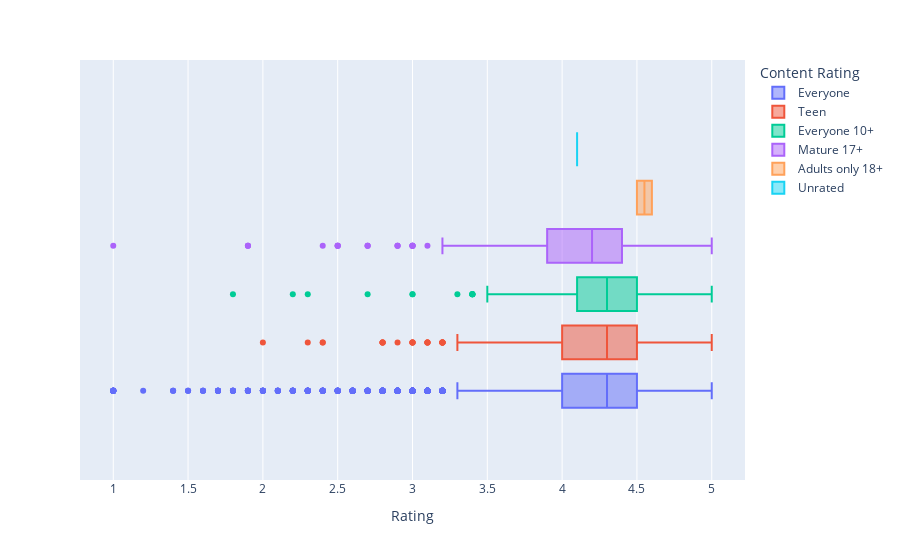

This figure's notebook cell:
### Code cell
px.box(DATA, x = DATA['Rating'], color = DATA['Content Rating'])

### Figure 1 — Plotly figure (JSON) as saved in the notebook; plotly's stock layout.template omitted (floating-point values rounded to 4 significant figures; data arrays with more than 128 entries replaced by an {"elided": "..."} marker saying what was removed)
{"data": [{"alignmentgroup": "True", "hovertemplate": "Content Rating=Everyone<br>Rating=%{x}<extra></extra>", "legendgroup": "Everyone", "marker": {"color": "#636efa"}, "name": "Everyone", "notched": false, "offsetgroup": "Everyone", "orientation": "h", "showlegend": true, "type": "box", "x": {"elided": "6030 float values"}, "x0": " ", "xaxis": "x", "y0": " ", "yaxis": "y"}, {"alignmentgroup": "True", "hovertemplate": "Content Rating=Teen<br>Rating=%{x}<extra></extra>", "legendgroup": "Teen", "marker": {"color": "#EF553B"}, "name": "Teen", "notched": false, "offsetgroup": "Teen", "orientation": "h", "showlegend": true, "type": "box", "x": {"elided": "824 float values"}, "x0": " ", "xaxis": "x", "y0": " ", "yaxis": "y"}, {"alignmentgroup": "True", "hovertemplate": "Content Rating=Everyone 10+<br>Rating=%{x}<extra></extra>", "legendgroup": "Everyone 10+", "marker": {"color": "#00cc96"}, "name": "Everyone 10+", "notched": false, "offsetgroup": "Everyone 10+", "orientation": "h", "showlegend": true, "type": "box", "x": {"elided": "275 float values"}, "x0": " ", "xaxis": "x", "y0": " ", "yaxis": "y"}, {"alignmentgroup": "True", "hovertemplate": "Content Rating=Mature 17+<br>Rating=%{x}<extra></extra>", "legendgroup": "Mature 17+", "marker": {"color": "#ab63fa"}, "name": "Mature 17+", "notched": false, "offsetgroup": "Mature 17+", "orientation": "h", "showlegend": true, "type": "box", "x": {"elided": "364 float values"}, "x0": " ", "xaxis": "x", "y0": " ", "yaxis": "y"}, {"alignmentgroup": "True", "hovertemplate": "Content Rating=Adults only 18+<br>Rating=%{x}<extra></extra>", "legendgroup": "Adults only 18+", "marker": {"color": "#FFA15A"}, "name": "Adults only 18+", "notched": false, "offsetgroup": "Adults only 18+", "orientation": "h", "showlegend": true, "type": "box", "x": [4.6, 4.5], "x0": " ", "xaxis": "x", "y0": " ", "yaxis": "y"}, {"alignmentgroup": "True", "hovertemplate": "Content Rating=Unrated<br>Rating=%{x}<extra></extra>", "legendgroup": "Unrated", "marker": {"color": "#19d3f3"}, "name": "Unrated", "notched": false, "offsetgroup": "Unrated", "orientation": "h", "showlegend": true, "type": "box", "x": [4.1], "x0": " ", "xaxis": "x", "y0": " ", "yaxis": "y"}], "layout": {"boxmode": "group", "legend": {"title": {"text": "Content Rating"}, "tracegroupgap": 0}, "margin": {"t": 60}, "xaxis": {"anchor": "y", "domain": [0, 1], "title": {"text": "Rating"}}, "yaxis": {"anchor": "x", "domain": [0, 1]}}}
